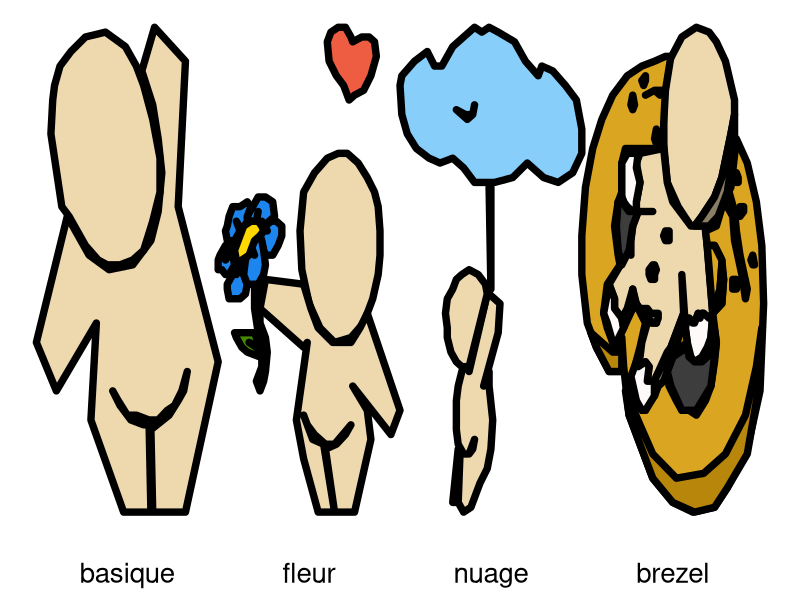

Reproduce this figure in R.




library(ggplot2)
library(dplyr)


# # GOUZOU MAKER
# library(sf)
# setwd('D:/apis_/download')
# gouzou.shp <- read_sf('gouzou_brezel.shp')
# #
# tab_gouzou <- st_coordinates(gouzou.shp) %>%
#   as_tibble() %>%
#   mutate(X = (X-min(X)),
#          X = X/max(X),
#          Y = (Y-min(Y)),
#          Y = Y/max(Y),
#          X=round(X, 2),
#          Y=round(Y,2))%>%
#   select(id=L2, X, Y)
# 
# sf_use_s2(FALSE)
# centroid <- st_centroid(gouzou.shp) %>%
#   st_coordinates() %>%
#   as.data.frame()
# centroid$id <- 1:nrow(centroid)
# 
# ggplot(tab_gouzou) +
#   geom_polygon(aes(X, Y, group = id), fill="wheat3", colour = "black", linewidth = 0.1) +
#   geom_text(data = centroid, aes(X,Y,label = id))+
#   theme_void()
# 
# 
# 
# 
# # brezel
# # tab_gouzou$couleur <- c('wheat2', 'goldenrod', 'wheat2',rep('snow',4), 'grey24','darkgoldenrod', 'darkgoldenrod', 'grey24', 'wheat4', 'goldenrod', #<-13
# #                         'wheat4', 'wheat4', 'wheat4', 'firebrick1', 'firebrick1', 'darkgoldenrod', 'darkgoldenrod', 'darkgoldenrod', rep('snow',4), 'darkgoldenrod', rep('snow',3)   )[tab_gouzou$id]
# 
# 
# ggplot_object <- ggplot()
# for(col in unique(tab_gouzou$couleur))
#   ggplot_object <- ggplot_object +
#   geom_polygon(data = filter(tab_gouzou, couleur == col), 
#                aes(X, Y, group = id), 
#                colour = "black", 
#                fill = col,
#                linewidth = 3)
# 
# ggplot_object + theme_void()
# 
# dput(tab_gouzou)




# si besoin de sortir les coorodonnées d'un gouzou. Sinon elle est appelé dans geom_gouzou.

GOUZOU_tab <- function(X0, Y0, LX, LY, type = 'basique'){
  
  all_gouzou <- list( 
    basique = structure(list(X=c(0.33,0.11,0,0.17,0.29,0.4,0.53,0.63,0.67,0.69,0.67,0.64,0.58,0.65,0.82,0.78,1,0.82,0.64,0.63,0.73,0.78,0.81,0.83,0.8,0.76,0.72,0.67,0.62,0.55,0.5,0.45,0.42,0.46,0.52,0.59,0.61,0.62,0.63,0.48,0.3,0.33,0.49,0.55,0.59,0.64,0.68,0.68,0.64,0.59,0.53,0.46,0.39,0.34,0.27,0.21,0.18,0.14,0.1,0.08,0.09,0.1,0.13,0.19,0.27,0.38,0.49),
                             Y=c(0.39,0.25,0.35,0.61,0.53,0.5,0.51,0.56,0.62,0.7,0.77,0.84,0.91,1,0.93,0.63,0.31,0,0,0.17,0.2,0.23,0.25,0.29,0.25,0.22,0.21,0.19,0.19,0.2,0.2,0.23,0.25,0.22,0.19,0.18,0.18,0.18,0,0,0.19,0.39,0.96,0.92,0.88,0.81,0.73,0.66,0.6,0.54,0.52,0.51,0.51,0.52,0.55,0.59,0.61,0.63,0.73,0.78,0.85,0.88,0.92,0.95,0.98,0.99,0.96),
                             id=c(1,1,1,1,1,1,1,1,1,1,1,1,1,1,1,1,1,1,1,1,1,1,1,1,1,1,1,1,1,1,1,1,1,1,1,1,1,1,1,1,1,1,2,2,2,2,2,2,2,2,2,2,2,2,2,2,2,2,2,2,2,2,2,2,2,2,2),
                             couleur=as.factor("wheat2")),
                        row.names=c(NA,-67L),class=c("tbl_df","tbl","data.frame")),
    
    fleur = structure(list(X=c(0.74,0.79,0.83,0.86,0.87,0.84,0.8,0.75,0.72,0.69,0.65,0.61,0.6,0.62,0.66,0.7,0.73,0.73,0.74,0.53,0.6,0.66,0.71,0.77,0.82,0.86,0.88,0.89,0.89,0.88,0.85,0.8,0.73,0.64,0.56,0.5,0.46,0.45,0.47,0.53,0.82,1,0.95,0.74,0.82,0.84,0.75,0.64,0.59,0.65,0.7,0.73,0.64,0.59,0.53,0.49,0.47,0.52,0.58,0.64,0.55,0.47,0.43,0.49,0.47,0.23,0.26,0.47,0.51,0.55,0.63,0.73,0.78,0.82,0.27,0.26,0.29,0.32,0.35,0.35,0.33,0.3,0.26,0.25,0.23,0.25,0.27,0.31,0.25,0.24,0.21,0.22,0.21,0.17,0.16,0.19,0.22,0.26,0.3,0.31,0.16,0.13,0.1,0.12,0.09,0.08,0.05,0.04,0.05,0.06,0.08,0.12,0.16,0.18,0.16,0.16,0.09,0.08,0.06,0.04,0.07,0.08,0.09,0.06,0.04,0.02,0,0,0.01,0.04,0.07,0.09,0.12,0.1,0.11,0.12,0.14,0.14,0.16,0.15,0.12,0.1,0.06,0.05,0.05,0.08,0.1,0.12,0.2,0.18,0.2,0.23,0.24,0.25,0.26,0.25,0.22,0.19,0.16,0.14,0.15,0.16,0.18,0.2,0.24,0.25,0.23,0.2,0.17,0.13,0.1,0.1,0.09,0.11,0.14,0.18,0.22,0.24,0.24,0.23,0.23,0.26,0.27,0.26,0.25,0.23,0.22,0.21,0.24,0.24,0.22,0.2,0.2,0.24,0.21,0.21,0.22,0.17,0.21,0.23,0.23,0.16,0.13,0.1,0.09,0.13,0.2,0.21),
                           Y=c(0.97,0.98,0.98,0.97,0.94,0.9,0.87,0.86,0.85,0.88,0.9,0.93,0.97,0.99,1,1,0.98,0.98,0.97,0.7,0.73,0.74,0.74,0.72,0.69,0.66,0.63,0.58,0.53,0.49,0.44,0.39,0.36,0.35,0.38,0.43,0.5,0.58,0.66,0.7,0.41,0.21,0.16,0.26,0.21,0.15,0,0,0.13,0.14,0.16,0.18,0.14,0.14,0.16,0.18,0.2,0.15,0.14,0,0,0.11,0.19,0.35,0.34,0.42,0.48,0.47,0.42,0.38,0.35,0.35,0.38,0.41,0.58,0.59,0.6,0.6,0.59,0.57,0.55,0.53,0.53,0.54,0.57,0.58,0.58,0.61,0.59,0.6,0.6,0.62,0.6,0.6,0.61,0.63,0.65,0.65,0.64,0.61,0.6,0.58,0.6,0.58,0.56,0.56,0.56,0.58,0.59,0.61,0.63,0.63,0.64,0.63,0.61,0.6,0.55,0.54,0.53,0.52,0.54,0.53,0.51,0.49,0.49,0.5,0.5,0.52,0.53,0.55,0.56,0.55,0.52,0.49,0.5,0.51,0.52,0.49,0.47,0.45,0.44,0.44,0.44,0.46,0.47,0.49,0.51,0.52,0.53,0.55,0.56,0.57,0.56,0.54,0.51,0.49,0.47,0.47,0.47,0.49,0.52,0.53,0.54,0.53,0.59,0.58,0.57,0.56,0.53,0.52,0.51,0.52,0.54,0.56,0.59,0.6,0.6,0.59,0.47,0.43,0.39,0.36,0.33,0.29,0.27,0.25,0.26,0.27,0.3,0.33,0.37,0.42,0.46,0.47,0.36,0.36,0.34,0.35,0.34,0.33,0.32,0.33,0.34,0.36,0.37,0.37,0.37,0.36),
                           id=c(1,1,1,1,1,1,1,1,1,1,1,1,1,1,1,1,1,1,1,2,2,2,2,2,2,2,2,2,2,2,2,2,2,2,2,2,2,2,2,2,3,3,3,3,3,3,3,3,3,3,3,3,3,3,3,3,3,3,3,3,3,3,3,3,3,3,3,3,3,3,3,3,3,3,4,4,4,4,4,4,4,4,4,4,4,4,4,5,5,5,5,5,5,5,5,5,5,5,5,5,6,6,6,6,6,6,6,6,6,6,6,6,6,6,6,6,7,7,7,7,7,7,7,7,7,7,7,7,7,7,7,7,8,8,8,8,8,8,8,8,8,8,8,8,8,8,8,8,9,9,9,9,9,9,9,9,9,9,9,9,9,9,9,9,10,10,10,10,10,10,10,10,10,10,10,10,10,10,11,11,11,11,11,11,11,11,11,11,11,11,11,11,11,11,12,12,12,12,12,12,12,12,12,12,12,12,12,12),
                           couleur=as.factor(c(rep('tomato2', 19), rep('wheat2', 55), rep('dodgerblue2', 90), rep('gold1', 14), rep('chartreuse4', 30)))),
                      row.names=c(NA,-208L),class=c("tbl_df","tbl","data.frame")),
    
    nuage = structure(list(id=c(1,1,1,1,1,1,1,1,1,1,1,1,1,1,1,1,1,1,1,1,1,1,1,1,1,1,1,1,1,1,1,1,1,1,1,1,1,2,2,2,2,2,2,2,3,3,3,3,4,4,4,4,4,4,4,4,4,4,4,4,4,4,4,4,4,4,4,4,4,4,4,4,4,4,4,4,4,4,4,4,4,4,4,4,5,5,5,5,5,5,5,5,5,5,5,5,5,5,5,5,5,5),
                           X=c(0.45,0.49,0.54,0.63,0.69,0.76,0.78,0.84,0.91,0.97,1,1,0.95,0.87,0.79,0.7,0.62,0.52,0.47,0.41,0.35,0.29,0.22,0.16,0.09,0.04,0.01,0,0.01,0.08,0.15,0.19,0.23,0.29,0.38,0.41,0.45,0.31,0.36,0.4,0.41,0.4,0.37,0.31,0.5,0.5,0.49,0.5,0.49,0.55,0.54,0.46,0.49,0.49,0.51,0.5,0.48,0.44,0.39,0.35,0.32,0.33,0.32,0.29,0.32,0.33,0.35,0.38,0.4,0.41,0.39,0.38,0.35,0.32,0.31,0.31,0.31,0.32,0.34,0.35,0.38,0.38,0.48,0.49,0.48,0.38,0.37,0.34,0.31,0.28,0.26,0.26,0.25,0.26,0.29,0.31,0.34,0.38,0.43,0.45,0.47,0.48),
                           Y=c(0.99,1,0.99,0.97,0.93,0.9,0.92,0.91,0.88,0.85,0.79,0.74,0.7,0.68,0.69,0.72,0.69,0.68,0.68,0.68,0.71,0.73,0.72,0.73,0.75,0.78,0.82,0.88,0.9,0.93,0.95,0.92,0.92,0.96,0.99,1,0.99,0.83,0.82,0.82,0.84,0.82,0.81,0.83,0.67,0.46,0.67,0.67,0.45,0.43,0.37,0.26,0.29,0.26,0.19,0.13,0.09,0.06,0.01,0,0.02,0.12,0.02,0.02,0.13,0.13,0.12,0.12,0.13,0.15,0.13,0.12,0.12,0.14,0.17,0.19,0.23,0.26,0.29,0.3,0.3,0.29,0.45,0.45,0.45,0.3,0.3,0.3,0.31,0.33,0.36,0.38,0.41,0.44,0.46,0.48,0.49,0.5,0.49,0.48,0.47,0.45),
                           couleur=as.factor(c(rep('lightskyblue',37),rep('wheat2',65)))),
                      row.names=c(NA,-102L),class=c("tbl_df","tbl","data.frame")),
    brezel = structure(list(id=c(1,1,1,1,1,1,1,1,1,1,1,1,1,1,1,1,1,1,1,2,2,2,2,2,2,2,2,2,2,2,2,2,2,2,2,2,2,2,2,2,2,2,2,2,2,2,2,2,2,2,2,2,2,2,2,2,2,2,2,2,2,2,2,2,2,2,2,2,2,2,2,2,2,2,2,2,2,2,2,2,2,2,2,2,2,2,2,2,2,2,2,2,2,2,2,2,2,2,2,3,3,3,3,3,3,3,3,3,3,3,3,3,3,3,3,3,3,3,3,3,3,3,3,3,3,3,3,3,3,3,3,3,3,3,3,3,3,3,3,3,3,3,3,3,3,3,3,3,3,3,3,3,3,3,3,3,4,4,4,4,4,4,4,4,4,4,4,4,4,4,4,5,5,5,5,5,5,5,5,5,5,5,6,6,6,6,6,6,6,6,6,6,6,6,6,6,7,7,7,7,7,7,7,7,7,7,7,7,7,7,7,7,7,7,8,8,8,8,8,8,8,8,8,8,8,8,8,8,8,9,9,9,9,9,9,10,10,10,10,11,11,11,11,11,11,11,11,11,11,11,12,12,12,12,12,12,12,12,12,12,12,13,13,13,13,13,13,13,13,14,14,14,14,14,14,14,14,14,14,14,15,15,15,15,15,15,15,15,15,15,16,16,16,16,16,16,17,17,17,17,17,17,17,17,17,18,18,18,18,18,18,18,18,18,19,19,19,19,19,19,19,19,19,19,19,19,19,19,19,19,19,19,19,20,20,20,20,20,20,20,21,21,21,21,21,21,21,21,21,21,21,22,22,22,22,22,23,23,23,23,23,24,24,24,24,24,25,25,25,25,25,26,26,26,26,26,26,27,27,27,27,27,28,28,28,28,28,29,29,29,29,29),
                          X=c(0.84,0.82,0.77,0.73,0.66,0.62,0.6,0.53,0.47,0.45,0.45,0.48,0.55,0.63,0.7,0.74,0.79,0.84,0.84,0.85,0.91,0.96,0.99,1,0.98,0.91,0.8,0.73,0.61,0.5,0.39,0.33,0.26,0.23,0.22,0.22,0.15,0.08,0.03,0,0,0.02,0.06,0.11,0.17,0.25,0.33,0.4,0.46,0.49,0.46,0.45,0.45,0.24,0.22,0.22,0.22,0.2,0.18,0.19,0.2,0.21,0.14,0.12,0.14,0.17,0.18,0.23,0.28,0.3,0.31,0.35,0.32,0.27,0.3,0.33,0.35,0.42,0.47,0.48,0.52,0.55,0.59,0.63,0.68,0.71,0.73,0.74,0.72,0.77,0.78,0.77,0.73,0.69,0.68,0.74,0.78,0.82,0.85,0.32,0.45,0.47,0.5,0.6,0.68,0.72,0.7,0.67,0.66,0.65,0.64,0.62,0.61,0.59,0.58,0.57,0.55,0.56,0.49,0.47,0.41,0.4,0.37,0.36,0.37,0.35,0.31,0.32,0.33,0.36,0.41,0.39,0.34,0.3,0.28,0.29,0.23,0.22,0.2,0.18,0.18,0.17,0.15,0.26,0.27,0.27,0.28,0.31,0.39,0.35,0.3,0.3,0.31,0.32,0.3,0.32,0.31,0.3,0.32,0.31,0.3,0.3,0.28,0.25,0.23,0.22,0.22,0.22,0.22,0.25,0.31,0.15,0.18,0.18,0.2,0.22,0.23,0.19,0.17,0.14,0.12,0.15,0.31,0.35,0.37,0.36,0.37,0.4,0.4,0.35,0.33,0.3,0.27,0.31,0.31,0.31,0.58,0.59,0.61,0.62,0.64,0.65,0.66,0.67,0.7,0.72,0.71,0.69,0.66,0.62,0.6,0.58,0.57,0.58,0.47,0.5,0.58,0.59,0.62,0.66,0.69,0.71,0.72,0.74,0.71,0.63,0.55,0.49,0.47,0.72,0.76,0.77,0.78,0.77,0.72,0.56,0.58,0.51,0.56,0.22,0.24,0.26,0.31,0.28,0.26,0.22,0.2,0.19,0.2,0.22,0.62,0.66,0.73,0.77,0.82,0.84,0.84,0.8,0.75,0.7,0.62,0.77,0.76,0.72,0.72,0.69,0.73,0.77,0.77,0.56,0.56,0.5,0.45,0.42,0.4,0.4,0.41,0.48,0.49,0.56,0.32,0.36,0.38,0.41,0.42,0.42,0.41,0.39,0.34,0.32,0.28,0.29,0.23,0.22,0.25,0.28,0.39,0.4,0.41,0.4,0.4,0.38,0.37,0.37,0.39,0.46,0.47,0.48,0.48,0.48,0.47,0.46,0.45,0.46,0.24,0.32,0.39,0.52,0.67,0.79,0.9,0.96,0.99,0.99,0.97,0.91,0.8,0.73,0.62,0.5,0.39,0.26,0.24,0.22,0.22,0.15,0.08,0.05,0.17,0.22,0.81,0.84,0.85,0.87,0.91,0.9,0.88,0.84,0.83,0.8,0.81,0.85,0.86,0.86,0.85,0.85,0.87,0.89,0.89,0.87,0.87,0.93,0.94,0.95,0.94,0.93,0.83,0.85,0.85,0.83,0.83,0.35,0.4,0.45,0.43,0.4,0.35,0.33,0.35,0.35,0.34,0.33,0.27,0.28,0.29,0.28,0.27,0.4,0.41,0.43,0.41,0.4),
                          Y=c(0.82,0.78,0.69,0.65,0.61,0.59,0.59,0.63,0.68,0.76,0.85,0.93,0.98,1,0.99,0.97,0.93,0.85,0.82,0.77,0.72,0.64,0.55,0.43,0.25,0.13,0.05,0.01,0,0.02,0.07,0.13,0.2,0.3,0.36,0.29,0.29,0.34,0.39,0.49,0.57,0.67,0.75,0.81,0.86,0.9,0.92,0.93,0.94,0.94,0.87,0.8,0.75,0.75,0.72,0.68,0.66,0.64,0.59,0.56,0.53,0.51,0.47,0.41,0.38,0.35,0.34,0.38,0.42,0.43,0.42,0.39,0.34,0.27,0.23,0.21,0.21,0.26,0.28,0.26,0.23,0.21,0.21,0.2,0.23,0.26,0.31,0.35,0.41,0.43,0.48,0.52,0.55,0.55,0.58,0.59,0.64,0.67,0.77,0.74,0.75,0.68,0.64,0.59,0.59,0.41,0.4,0.41,0.41,0.4,0.41,0.39,0.39,0.4,0.4,0.38,0.49,0.41,0.34,0.33,0.28,0.27,0.27,0.27,0.3,0.31,0.3,0.32,0.35,0.39,0.39,0.39,0.41,0.43,0.46,0.44,0.38,0.4,0.41,0.42,0.44,0.45,0.47,0.54,0.53,0.56,0.59,0.62,0.62,0.62,0.62,0.64,0.66,0.68,0.72,0.74,0.74,0.71,0.68,0.66,0.64,0.62,0.62,0.63,0.64,0.65,0.67,0.69,0.72,0.74,0.74,0.47,0.44,0.42,0.41,0.4,0.38,0.35,0.35,0.39,0.41,0.47,0.3,0.31,0.3,0.27,0.27,0.27,0.24,0.21,0.21,0.23,0.28,0.32,0.3,0.3,0.4,0.4,0.39,0.39,0.41,0.4,0.41,0.41,0.4,0.41,0.36,0.34,0.32,0.31,0.32,0.35,0.38,0.4,0.29,0.32,0.34,0.32,0.31,0.31,0.32,0.36,0.4,0.35,0.26,0.21,0.21,0.26,0.29,0.41,0.46,0.51,0.48,0.43,0.41,0.4,0.35,0.33,0.4,0.65,0.63,0.62,0.62,0.59,0.54,0.51,0.54,0.59,0.64,0.65,0.59,0.61,0.65,0.69,0.78,0.82,0.76,0.66,0.61,0.59,0.59,0.51,0.46,0.41,0.41,0.55,0.55,0.52,0.51,0.41,0.4,0.32,0.27,0.26,0.24,0.27,0.28,0.33,0.34,0.41,0.42,0.42,0.41,0.41,0.41,0.4,0.39,0.39,0.41,0.42,0.46,0.44,0.38,0.4,0.42,0.46,0.51,0.51,0.5,0.49,0.48,0.48,0.49,0.5,0.51,0.58,0.58,0.58,0.57,0.56,0.56,0.56,0.57,0.58,0.25,0.18,0.12,0.07,0.08,0.12,0.2,0.3,0.38,0.38,0.25,0.12,0.05,0.01,0,0.02,0.07,0.2,0.25,0.33,0.29,0.29,0.34,0.37,0.33,0.33,0.66,0.62,0.58,0.53,0.46,0.44,0.49,0.56,0.61,0.63,0.66,0.7,0.69,0.68,0.68,0.7,0.63,0.63,0.62,0.61,0.63,0.52,0.53,0.51,0.51,0.52,0.48,0.48,0.46,0.46,0.48,0.86,0.87,0.87,0.86,0.87,0.86,0.89,0.9,0.89,0.88,0.89,0.84,0.86,0.84,0.83,0.84,0.77,0.79,0.77,0.76,0.77),
                          couleur=c("wheat2",
                                    "wheat2","wheat2","wheat2","wheat2","wheat2","wheat2","wheat2","wheat2","wheat2","wheat2","wheat2","wheat2","wheat2","wheat2","wheat2","wheat2","wheat2","wheat2","goldenrod","goldenrod","goldenrod","goldenrod","goldenrod","goldenrod","goldenrod","goldenrod","goldenrod","goldenrod","goldenrod","goldenrod","goldenrod","goldenrod","goldenrod","goldenrod","goldenrod","goldenrod","goldenrod","goldenrod","goldenrod","goldenrod","goldenrod","goldenrod","goldenrod","goldenrod","goldenrod","goldenrod","goldenrod","goldenrod","goldenrod","goldenrod","goldenrod","goldenrod","goldenrod","goldenrod","goldenrod","goldenrod","goldenrod","goldenrod","goldenrod","goldenrod","goldenrod","goldenrod","goldenrod","goldenrod","goldenrod","goldenrod","goldenrod","goldenrod","goldenrod","goldenrod","goldenrod","goldenrod","goldenrod","goldenrod","goldenrod","goldenrod","goldenrod","goldenrod","goldenrod","goldenrod",
                                    "goldenrod","goldenrod","goldenrod","goldenrod","goldenrod","goldenrod","goldenrod","goldenrod","goldenrod","goldenrod","goldenrod","goldenrod","goldenrod","goldenrod","goldenrod","goldenrod","goldenrod","goldenrod","wheat2","wheat2","wheat2","wheat2","wheat2","wheat2","wheat2","wheat2","wheat2","wheat2","wheat2","wheat2","wheat2","wheat2","wheat2","wheat2","wheat2","wheat2","wheat2","wheat2","wheat2","wheat2","wheat2","wheat2","wheat2","wheat2","wheat2","wheat2","wheat2","wheat2","wheat2","wheat2","wheat2","wheat2","wheat2","wheat2","wheat2","wheat2","wheat2","wheat2","wheat2","wheat2","wheat2","wheat2","wheat2","wheat2","wheat2","wheat2","wheat2","wheat2","wheat2","wheat2","wheat2","wheat2","wheat2","wheat2","wheat2","snow","snow","snow","snow","snow","snow","snow","snow","snow","snow","snow","snow","snow","snow","snow","snow","snow","snow","snow","snow","snow","snow","snow","snow","snow","snow","snow","snow","snow","snow","snow","snow","snow","snow","snow","snow","snow","snow","snow","snow","snow","snow","snow","snow","snow","snow","snow","snow","snow","snow","snow","snow","snow","snow","snow","snow","snow","snow","grey24","grey24","grey24","grey24","grey24","grey24","grey24",
                                    "grey24","grey24","grey24","grey24","grey24","grey24","grey24","grey24","darkgoldenrod","darkgoldenrod","darkgoldenrod","darkgoldenrod","darkgoldenrod","darkgoldenrod","darkgoldenrod","darkgoldenrod","darkgoldenrod","darkgoldenrod","grey24","grey24","grey24","grey24","grey24","grey24","grey24","grey24","grey24","grey24","grey24","wheat4","wheat4","wheat4","wheat4","wheat4","wheat4","wheat4","wheat4","wheat4","wheat4","wheat4","goldenrod","goldenrod","goldenrod","goldenrod","goldenrod","goldenrod","goldenrod","goldenrod","wheat4","wheat4","wheat4","wheat4","wheat4","wheat4","wheat4","wheat4","wheat4","wheat4","wheat4","wheat4","wheat4","wheat4","wheat4","wheat4","wheat4","wheat4","wheat4","wheat4","wheat4","wheat4","wheat4","wheat4","wheat4","wheat4","wheat4","firebrick1","firebrick1","firebrick1","firebrick1","firebrick1","firebrick1","firebrick1","firebrick1","firebrick1","firebrick1","firebrick1","firebrick1","firebrick1","firebrick1","firebrick1","firebrick1","firebrick1","firebrick1",
                                    "darkgoldenrod","darkgoldenrod","darkgoldenrod","darkgoldenrod","darkgoldenrod","darkgoldenrod","darkgoldenrod","darkgoldenrod","darkgoldenrod","darkgoldenrod","darkgoldenrod","darkgoldenrod","darkgoldenrod","darkgoldenrod","darkgoldenrod","darkgoldenrod","darkgoldenrod","darkgoldenrod","darkgoldenrod","darkgoldenrod","darkgoldenrod","darkgoldenrod","darkgoldenrod","darkgoldenrod","darkgoldenrod","darkgoldenrod","darkgoldenrod","darkgoldenrod","darkgoldenrod","darkgoldenrod","darkgoldenrod","darkgoldenrod","darkgoldenrod","darkgoldenrod","darkgoldenrod","darkgoldenrod","darkgoldenrod","snow","snow","snow","snow","snow","snow","snow","snow","snow","snow","snow","snow","snow","snow","snow","snow","snow","snow","snow","snow","darkgoldenrod","darkgoldenrod","darkgoldenrod","darkgoldenrod","darkgoldenrod","darkgoldenrod","snow","snow","snow","snow","snow","snow","snow","snow","snow","snow","snow","snow","snow","snow","snow")),
                     row.names=c(NA,-392L),class=c("tbl_df","tbl",
                                                   "data.frame"))
  )
  
  all_gouzou[[type]] %>%
    mutate(X = X*LX + X0,
           Y = Y*LY+Y0) %>%
    as.data.frame()
}


# la fonction à utiliser pour mettre un gouzou dans un ggplot. Elle s'utilise comme ça :
# ggplot() %>%
#   GOUZOU_geom(5,8,10,3,'brezel')

GOUZOU_geom <- function(ggplot_object=ggplot(), X0=0, Y0=0, LX=1, LY=1, type='basique', linewidth = 3){
  
  tab_gouzou <- GOUZOU_tab(X0, Y0, LX, LY, type)
  
  # col=unique(tab_gouzou$couleur)[2]
  for(col in unique(tab_gouzou$couleur))
    ggplot_object <- ggplot_object +
      geom_polygon(data = filter(tab_gouzou, couleur == col), 
                   aes(X, Y, group = id), 
                   colour = "black", 
                   fill = col,
                   linewidth = linewidth)
  
  ggplot_object
  
}





# affiche tous les qouzous dispo avec le "type" pour les appeler
Gouzou_showoff <- function(){
  
  ggplot_object <- ggplot() +
    theme_void()
  
  all_type <- c('basique', 'fleur', 'nuage', 'brezel')
  
  i=3
  for(i in 1:length(all_type)){
    
    type_i <- all_type[i]
    # coord_Y <- floor(i/4)
    # coord_X <- i - coord_Y*3
    
    ggplot_object <- ggplot_object %>%
      GOUZOU_geom(i,1,1,0.8,type_i, 2.5) +
      annotate(geom='text', x=i+0.5, y=0.9, label = type_i, size = 7)
  }
  
  ggplot_object
  
}


Gouzou_showoff()






